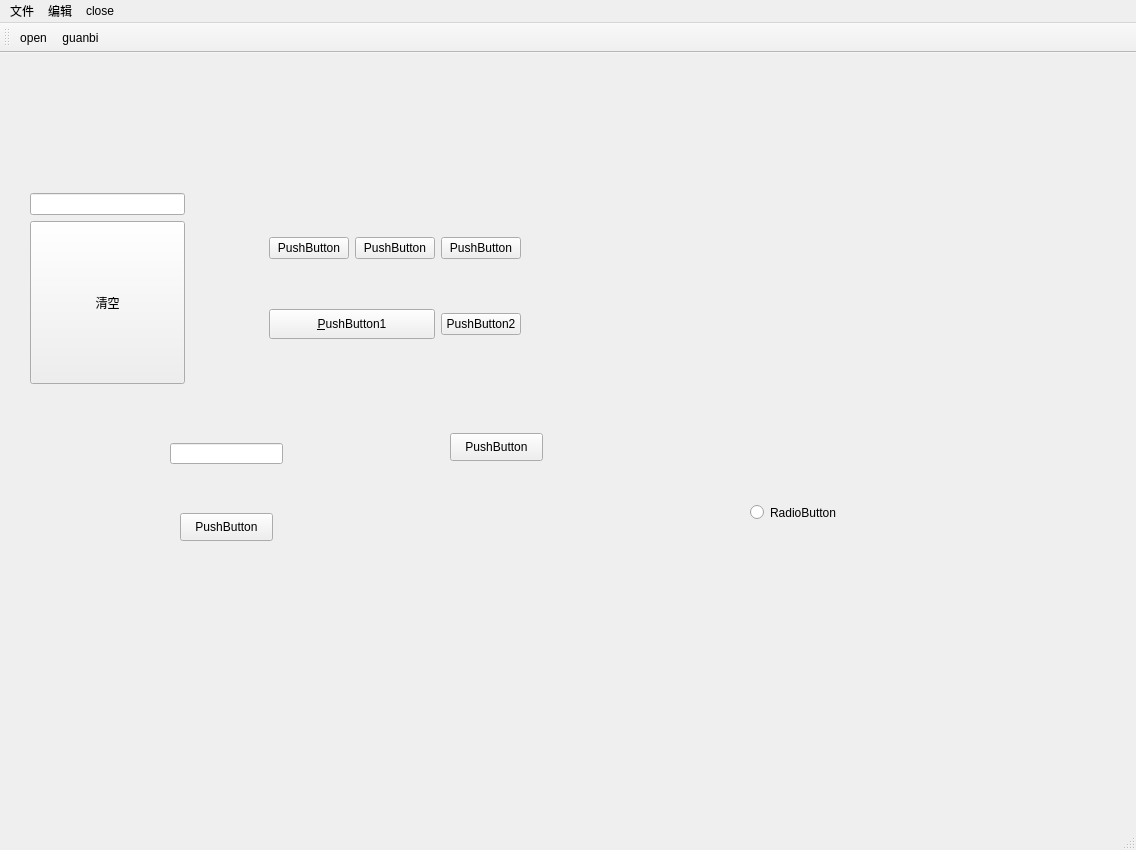
<?xml version="1.0" encoding="UTF-8"?>
<ui version="4.0">
 <class>MainWindow</class>
 <widget class="QMainWindow" name="MainWindow">
  <property name="geometry">
   <rect>
    <x>0</x>
    <y>0</y>
    <width>1136</width>
    <height>850</height>
   </rect>
  </property>
  <property name="sizePolicy">
   <sizepolicy hsizetype="Preferred" vsizetype="Preferred">
    <horstretch>200</horstretch>
    <verstretch>20</verstretch>
   </sizepolicy>
  </property>
  <property name="cursor">
   <cursorShape>ArrowCursor</cursorShape>
  </property>
  <property name="windowTitle">
   <string>test哦</string>
  </property>
  <property name="windowIcon">
   <iconset>
    <normaloff>../pyqt5/a.jpg</normaloff>../pyqt5/a.jpg</iconset>
  </property>
  <widget class="QWidget" name="centralwidget">
   <widget class="QLineEdit" name="lineEdit_2">
    <property name="geometry">
     <rect>
      <x>170</x>
      <y>390</y>
      <width>113</width>
      <height>21</height>
     </rect>
    </property>
   </widget>
   <widget class="QPushButton" name="pushButton_7">
    <property name="geometry">
     <rect>
      <x>180</x>
      <y>460</y>
      <width>93</width>
      <height>28</height>
     </rect>
    </property>
    <property name="text">
     <string>PushButton</string>
    </property>
   </widget>
   <widget class="QPushButton" name="pushButton_8">
    <property name="geometry">
     <rect>
      <x>450</x>
      <y>380</y>
      <width>93</width>
      <height>28</height>
     </rect>
    </property>
    <property name="text">
     <string>PushButton</string>
    </property>
   </widget>
   <widget class="QRadioButton" name="radioButton">
    <property name="geometry">
     <rect>
      <x>750</x>
      <y>450</y>
      <width>115</width>
      <height>19</height>
     </rect>
    </property>
    <property name="text">
     <string>RadioButton</string>
    </property>
   </widget>
   <widget class="QWidget" name="layoutWidget">
    <property name="geometry">
     <rect>
      <x>30</x>
      <y>140</y>
      <width>491</width>
      <height>191</height>
     </rect>
    </property>
    <layout class="QHBoxLayout" name="horizontalLayout">
     <item>
      <layout class="QVBoxLayout" name="verticalLayout">
       <item>
        <widget class="QLineEdit" name="lineEdit"/>
       </item>
       <item>
        <widget class="QPushButton" name="pushButton">
         <property name="sizePolicy">
          <sizepolicy hsizetype="Preferred" vsizetype="Preferred">
           <horstretch>200</horstretch>
           <verstretch>20</verstretch>
          </sizepolicy>
         </property>
         <property name="cursor">
          <cursorShape>ArrowCursor</cursorShape>
         </property>
         <property name="toolTip">
          <string>你点到了哦</string>
         </property>
         <property name="statusTip">
          <string>哦吼</string>
         </property>
         <property name="whatsThis">
          <string/>
         </property>
         <property name="text">
          <string>清空</string>
         </property>
        </widget>
       </item>
      </layout>
     </item>
     <item>
      <spacer name="verticalSpacer">
       <property name="orientation">
        <enum>Qt::Vertical</enum>
       </property>
       <property name="sizeType">
        <enum>QSizePolicy::Preferred</enum>
       </property>
       <property name="sizeHint" stdset="0">
        <size>
         <width>78</width>
         <height>78</height>
        </size>
       </property>
      </spacer>
     </item>
     <item>
      <layout class="QGridLayout" name="gridLayout">
       <item row="0" column="2">
        <widget class="QPushButton" name="pushButton_4">
         <property name="text">
          <string>PushButton</string>
         </property>
        </widget>
       </item>
       <item row="0" column="1">
        <widget class="QPushButton" name="pushButton_3">
         <property name="text">
          <string>PushButton</string>
         </property>
        </widget>
       </item>
       <item row="0" column="0">
        <widget class="QPushButton" name="pushButton_2">
         <property name="text">
          <string>PushButton</string>
         </property>
        </widget>
       </item>
       <item row="1" column="2">
        <widget class="QPushButton" name="pushButton_6">
         <property name="sizePolicy">
          <sizepolicy hsizetype="Minimum" vsizetype="Fixed">
           <horstretch>1</horstretch>
           <verstretch>0</verstretch>
          </sizepolicy>
         </property>
         <property name="text">
          <string>PushButton2</string>
         </property>
        </widget>
       </item>
       <item row="1" column="0" colspan="2">
        <widget class="QPushButton" name="pushButton_5">
         <property name="sizePolicy">
          <sizepolicy hsizetype="Minimum" vsizetype="Fixed">
           <horstretch>3</horstretch>
           <verstretch>0</verstretch>
          </sizepolicy>
         </property>
         <property name="minimumSize">
          <size>
           <width>30</width>
           <height>30</height>
          </size>
         </property>
         <property name="text">
          <string>&amp;PushButton1</string>
         </property>
        </widget>
       </item>
      </layout>
     </item>
    </layout>
   </widget>
  </widget>
  <widget class="QMenuBar" name="menubar">
   <property name="geometry">
    <rect>
     <x>0</x>
     <y>0</y>
     <width>1136</width>
     <height>26</height>
    </rect>
   </property>
   <widget class="QMenu" name="menu">
    <property name="title">
     <string>文件</string>
    </property>
    <addaction name="actionopen"/>
    <addaction name="actionnew"/>
    <addaction name="actionclose"/>
   </widget>
   <widget class="QMenu" name="menu_2">
    <property name="title">
     <string>编辑</string>
    </property>
   </widget>
   <widget class="QMenu" name="menu_3">
    <property name="title">
     <string>close</string>
    </property>
   </widget>
   <addaction name="menu"/>
   <addaction name="menu_2"/>
   <addaction name="menu_3"/>
  </widget>
  <widget class="QStatusBar" name="statusbar"/>
  <widget class="QToolBar" name="toolBar">
   <property name="minimumSize">
    <size>
     <width>0</width>
     <height>30</height>
    </size>
   </property>
   <property name="windowTitle">
    <string>toolBar</string>
   </property>
   <attribute name="toolBarArea">
    <enum>TopToolBarArea</enum>
   </attribute>
   <attribute name="toolBarBreak">
    <bool>false</bool>
   </attribute>
   <addaction name="actionopen"/>
   <addaction name="actionguanbi"/>
  </widget>
  <action name="actionopen">
   <property name="text">
    <string>open</string>
   </property>
  </action>
  <action name="actionnew">
   <property name="text">
    <string>new</string>
   </property>
  </action>
  <action name="actionclose">
   <property name="text">
    <string>close</string>
   </property>
  </action>
  <action name="actionguanbi">
   <property name="icon">
    <iconset>
     <normalon>../pyqt5/a.jpg</normalon>
    </iconset>
   </property>
   <property name="text">
    <string>guanbi </string>
   </property>
  </action>
 </widget>
 <resources/>
 <connections>
  <connection>
   <sender>pushButton</sender>
   <signal>clicked()</signal>
   <receiver>lineEdit</receiver>
   <slot>clear()</slot>
   <hints>
    <hint type="sourcelabel">
     <x>127</x>
     <y>354</y>
    </hint>
    <hint type="destinationlabel">
     <x>127</x>
     <y>228</y>
    </hint>
   </hints>
  </connection>
  <connection>
   <sender>pushButton_7</sender>
   <signal>clicked()</signal>
   <receiver>lineEdit_2</receiver>
   <slot>clear()</slot>
   <hints>
    <hint type="sourcelabel">
     <x>216</x>
     <y>553</y>
    </hint>
    <hint type="destinationlabel">
     <x>221</x>
     <y>476</y>
    </hint>
   </hints>
  </connection>
  <connection>
   <sender>pushButton_7</sender>
   <signal>clicked()</signal>
   <receiver>lineEdit</receiver>
   <slot>clear()</slot>
   <hints>
    <hint type="sourcelabel">
     <x>193</x>
     <y>553</y>
    </hint>
    <hint type="destinationlabel">
     <x>87</x>
     <y>228</y>
    </hint>
   </hints>
  </connection>
  <connection>
   <sender>pushButton_8</sender>
   <signal>clicked()</signal>
   <receiver>MainWindow</receiver>
   <slot>close()</slot>
   <hints>
    <hint type="sourcelabel">
     <x>489</x>
     <y>473</y>
    </hint>
    <hint type="destinationlabel">
     <x>503</x>
     <y>523</y>
    </hint>
   </hints>
  </connection>
 </connections>
</ui>
